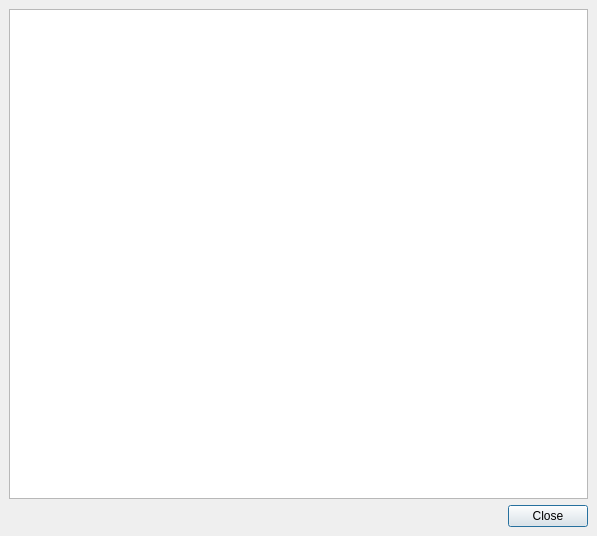
<ui version="4.0" >
 <class>ViewPrimitiveDialog</class>
 <widget class="QDialog" name="ViewPrimitiveDialog" >
  <property name="geometry" >
   <rect>
    <x>0</x>
    <y>0</y>
    <width>597</width>
    <height>536</height>
   </rect>
  </property>
  <property name="windowTitle" >
   <string>Primitive View</string>
  </property>
  <layout class="QGridLayout" >
   <property name="margin" >
    <number>9</number>
   </property>
   <property name="spacing" >
    <number>6</number>
   </property>
   <item row="0" column="0" >
    <widget class="QTreeView" name="_tree" />
   </item>
   <item row="1" column="0" >
    <widget class="QDialogButtonBox" name="buttonBox" >
     <property name="orientation" >
      <enum>Qt::Horizontal</enum>
     </property>
     <property name="standardButtons" >
      <set>QDialogButtonBox::Close|QDialogButtonBox::NoButton</set>
     </property>
    </widget>
   </item>
  </layout>
 </widget>
 <resources/>
 <connections>
  <connection>
   <sender>buttonBox</sender>
   <signal>accepted()</signal>
   <receiver>ViewPrimitiveDialog</receiver>
   <slot>accept()</slot>
   <hints>
    <hint type="sourcelabel" >
     <x>248</x>
     <y>254</y>
    </hint>
    <hint type="destinationlabel" >
     <x>157</x>
     <y>274</y>
    </hint>
   </hints>
  </connection>
  <connection>
   <sender>buttonBox</sender>
   <signal>rejected()</signal>
   <receiver>ViewPrimitiveDialog</receiver>
   <slot>reject()</slot>
   <hints>
    <hint type="sourcelabel" >
     <x>316</x>
     <y>260</y>
    </hint>
    <hint type="destinationlabel" >
     <x>286</x>
     <y>274</y>
    </hint>
   </hints>
  </connection>
 </connections>
</ui>
